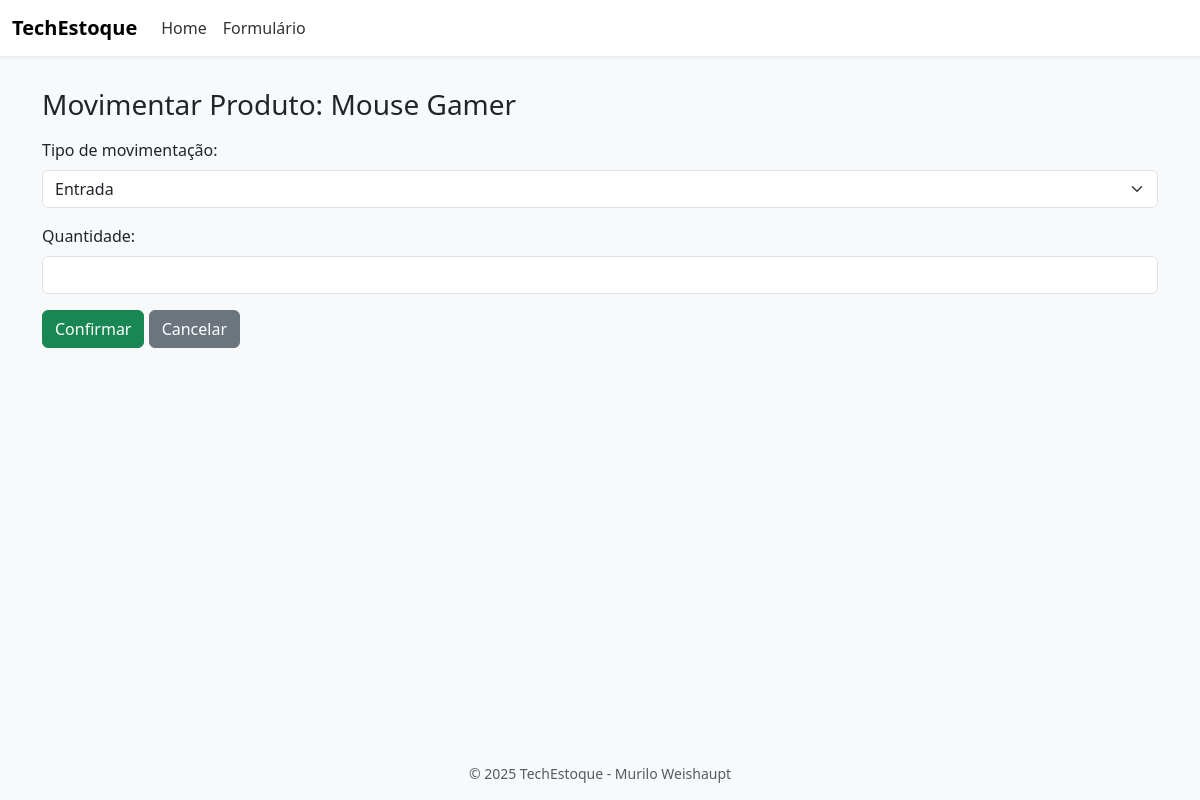
The page /estoque/movimentar/1 on the database as committed earlier.
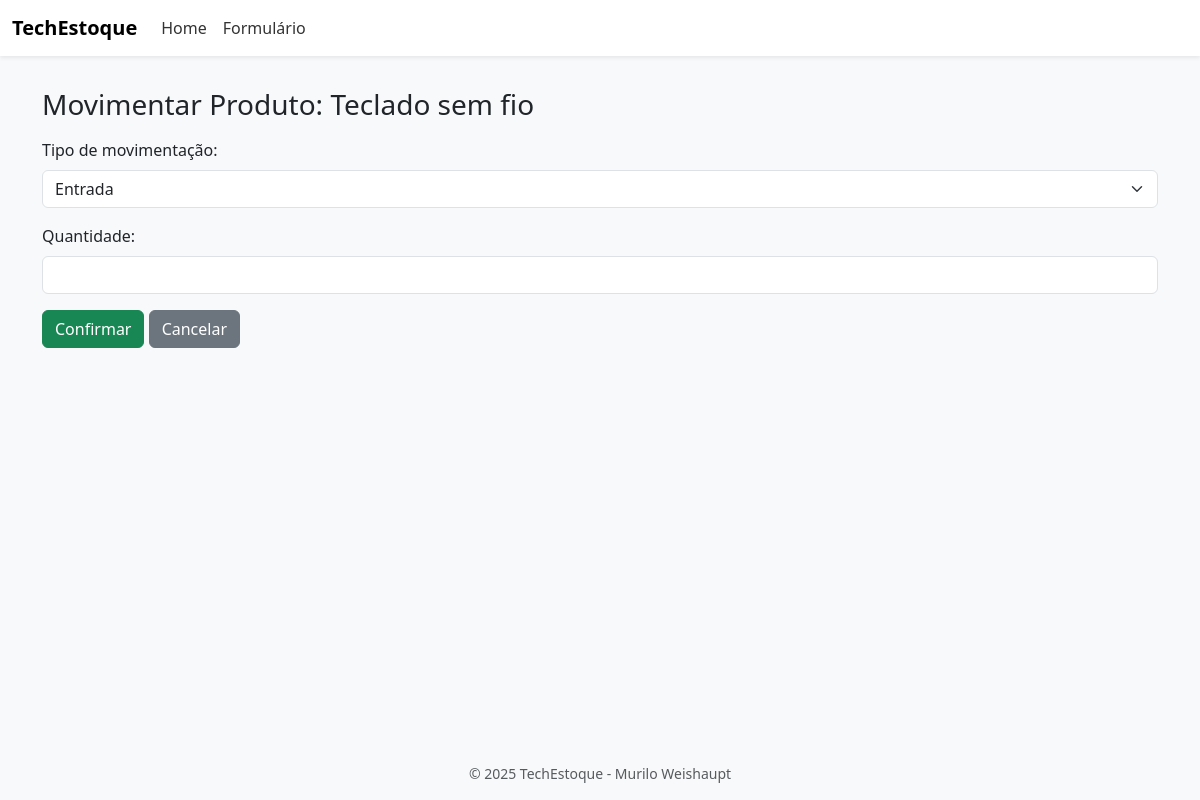
The same page on the database as committed later.
### tables this page shows
CREATE TABLE produtos (
                    ID INTEGER PRIMARY KEY AUTOINCREMENT,
                    NOME TEXT,
                    QUANTIDADE_ESTOQUE INTEGER,
                    FABRICANTE TEXT,
                    DESCRICAO TEXT,
                    PRECO REAL);

### routes/produto.py (the view, shortened to what this page needs)
@bp_produto.route("/movimentar/<int:id>", methods=["GET", "POST"])
def movimentar_produto(id):
    with sql.connect("form_db.db") as con:
        con.row_factory = sql.Row
        cur = con.cursor()
        cur.execute("SELECT * FROM produtos WHERE ID = ?", (id,))
        produto = cur.fetchone()
    return render_template("movimentacao_produto.html", produto=produto)

### templates/movimentacao_produto.html (shortened to what this page needs)
{% extends 'layout.html' %}
{% block body %}
<h3 class="mb-3">Movimentar Produto: {{ produto.NOME }}</h3>
<form method="POST">
  <div class="mb-3">
    <label for="tipo_movimentacao" class="form-label">Tipo de movimentação:</label>
    <select name="tipo_movimentacao" class="form-select" required>
      <option value="entrada">Entrada</option>
    </select>
  </div>
  <div class="mb-3">
    <label for="quantidade" class="form-label">Quantidade:</label>
    <input type="number" name="quantidade" class="form-control" required min="1">
  </div>
  <button type="submit" class="btn btn-success">Confirmar</button>
  <a href="{{ url_for('produto.index') }}" class="btn btn-secondary">Cancelar</a>
</form>
{% endblock %}

### templates/layout.html (shortened to what this page needs)
<!DOCTYPE html>
<html lang="pt-br">
<head>
    <link href="https://cdn.jsdelivr.net/npm/bootstrap@5.3.3/dist/css/bootstrap.min.css" rel="stylesheet">
    <link rel="stylesheet" href="{{ url_for('static', filename='css/style.css') }}">
    <link rel="stylesheet" href="{{ url_for('static', filename='css/adiciona_user.css') }}">
</head>
<body class="bg-light d-flex flex-column min-vh-100">
    <header>
        {% if request.endpoint != 'auth.login' %}
        <nav class="navbar navbar-expand-lg shadow-sm">
            <div class="container-fluid">
                <a class="navbar-brand fw-bold" href="{{ url_for('produto.index') }}">TechEstoque </a>
                <div class="collapse navbar-collapse justify-content-between" id="navbarNavAltMarkup">
                    <div class="navbar-nav">
                        <a class="nav-link" href="{{ url_for('produto.index') }}">Home</a>
                        <a class="nav-link" href="{{ url_for('produto.add_produto') }}">Formulário</a>
                    </div>
                </div>
            </div>
        </nav>
        {% endif %}
    </header>
    <div class="container pt-3">
        {% block body %}
        {% endblock %}
    </div>
    <footer class="mt-auto text-center text-muted py-3 small">
        &copy; 2025 TechEstoque - Murilo Weishaupt
    </footer>
</body>
</html>

### static/css/style.css (style rules this page uses)
body { background-color: #f8f9fa; font-family: 'Segoe UI', Tahoma, Geneva, Verdana, sans-serif; }

### templates/layout.html (style rules this page uses)
body { background-color: #f5f7fa; }
.navbar { background-color: #ffffff; }
.navbar .nav-link { color: #333; }

Rows that differ between the two databases and show on the page:
changed produtos: NOME "Mouse Gamer" → "Teclado sem fio"
